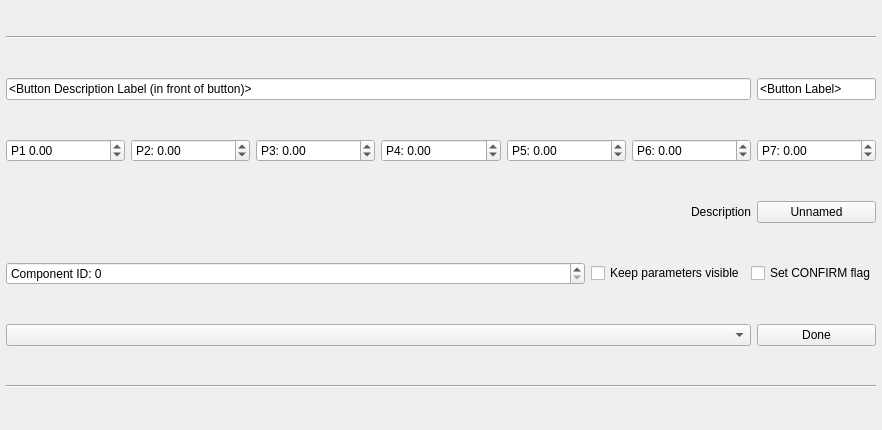
<?xml version="1.0" encoding="UTF-8"?>
<ui version="4.0">
 <class>QGCCommandButton</class>
 <widget class="QWidget" name="QGCCommandButton">
  <property name="geometry">
   <rect>
    <x>0</x>
    <y>0</y>
    <width>882</width>
    <height>430</height>
   </rect>
  </property>
  <property name="windowTitle">
   <string>Form</string>
  </property>
  <layout class="QGridLayout" name="gridLayout" columnstretch="100,0,0,0">
   <property name="leftMargin">
    <number>6</number>
   </property>
   <property name="topMargin">
    <number>3</number>
   </property>
   <property name="rightMargin">
    <number>6</number>
   </property>
   <property name="bottomMargin">
    <number>3</number>
   </property>
   <item row="7" column="0" colspan="3">
    <widget class="QComboBox" name="editCommandComboBox"/>
   </item>
   <item row="7" column="3">
    <widget class="QPushButton" name="editFinishButton">
     <property name="text">
      <string>Done</string>
     </property>
    </widget>
   </item>
   <item row="2" column="3">
    <widget class="QLineEdit" name="editButtonName">
     <property name="text">
      <string>&lt;Button Label&gt;</string>
     </property>
    </widget>
   </item>
   <item row="2" column="0" colspan="3">
    <widget class="QLineEdit" name="editNameLabel">
     <property name="text">
      <string>&lt;Button Description Label (in front of button)&gt;</string>
     </property>
    </widget>
   </item>
   <item row="4" column="3">
    <widget class="QPushButton" name="commandButton">
     <property name="minimumSize">
      <size>
       <width>60</width>
       <height>0</height>
      </size>
     </property>
     <property name="text">
      <string>Unnamed</string>
     </property>
    </widget>
   </item>
   <item row="6" column="0">
    <widget class="QSpinBox" name="editComponentSpinBox">
     <property name="prefix">
      <string>Component ID: </string>
     </property>
     <property name="minimum">
      <number>0</number>
     </property>
     <property name="maximum">
      <number>255</number>
     </property>
    </widget>
   </item>
   <item row="6" column="2" colspan="2">
    <widget class="QCheckBox" name="editConfirmationCheckBox">
     <property name="toolTip">
      <string>Set the confirm flag for this button. Some commands require that first one command is sent without confirm flag and then a second, equal command with confirm flag. This ensures safety.</string>
     </property>
     <property name="text">
      <string>Set CONFIRM flag</string>
     </property>
    </widget>
   </item>
   <item row="3" column="0" colspan="4">
    <layout class="QHBoxLayout" name="horizontalLayout">
     <item>
      <widget class="QDoubleSpinBox" name="editParam1SpinBox">
       <property name="toolTip">
        <string>PARAM1 Value as defined in MAV_CMD list</string>
       </property>
       <property name="statusTip">
        <string>PARAM1 Value as defined in MAV_CMD list</string>
       </property>
       <property name="prefix">
        <string>P1 </string>
       </property>
       <property name="minimum">
        <double>-2147483647.000000000000000</double>
       </property>
       <property name="maximum">
        <double>2147483647.000000000000000</double>
       </property>
      </widget>
     </item>
     <item>
      <widget class="QDoubleSpinBox" name="editParam2SpinBox">
       <property name="toolTip">
        <string>PARAM2 Value as defined in MAV_CMD list</string>
       </property>
       <property name="statusTip">
        <string>PARAM2 Value as defined in MAV_CMD list</string>
       </property>
       <property name="prefix">
        <string>P2: </string>
       </property>
       <property name="minimum">
        <double>-2147483647.000000000000000</double>
       </property>
       <property name="value">
        <double>0.000000000000000</double>
       </property>
      </widget>
     </item>
     <item>
      <widget class="QDoubleSpinBox" name="editParam3SpinBox">
       <property name="toolTip">
        <string>PARAM3 Value as defined in MAV_CMD list</string>
       </property>
       <property name="statusTip">
        <string>PARAM3 Value as defined in MAV_CMD list</string>
       </property>
       <property name="prefix">
        <string>P3: </string>
       </property>
       <property name="minimum">
        <double>-2147483647.000000000000000</double>
       </property>
       <property name="maximum">
        <double>2147483647.000000000000000</double>
       </property>
      </widget>
     </item>
     <item>
      <widget class="QDoubleSpinBox" name="editParam4SpinBox">
       <property name="toolTip">
        <string>PARAM4 Value as defined in MAV_CMD list</string>
       </property>
       <property name="statusTip">
        <string>PARAM4 Value as defined in MAV_CMD list</string>
       </property>
       <property name="prefix">
        <string>P4: </string>
       </property>
       <property name="minimum">
        <double>-2147483647.000000000000000</double>
       </property>
       <property name="maximum">
        <double>2147483647.000000000000000</double>
       </property>
      </widget>
     </item>
     <item>
      <widget class="QDoubleSpinBox" name="editParam5SpinBox">
       <property name="prefix">
        <string>P5: </string>
       </property>
       <property name="minimum">
        <double>-2147483647.000000000000000</double>
       </property>
       <property name="maximum">
        <double>2147483647.000000000000000</double>
       </property>
      </widget>
     </item>
     <item>
      <widget class="QDoubleSpinBox" name="editParam6SpinBox">
       <property name="prefix">
        <string>P6: </string>
       </property>
       <property name="minimum">
        <double>-2147483647.000000000000000</double>
       </property>
       <property name="maximum">
        <double>2147483647.000000000000000</double>
       </property>
      </widget>
     </item>
     <item>
      <widget class="QDoubleSpinBox" name="editParam7SpinBox">
       <property name="prefix">
        <string>P7: </string>
       </property>
       <property name="minimum">
        <double>-2147483647.000000000000000</double>
       </property>
       <property name="maximum">
        <double>2147483647.000000000000000</double>
       </property>
      </widget>
     </item>
    </layout>
   </item>
   <item row="4" column="0" colspan="3">
    <widget class="QLabel" name="nameLabel">
     <property name="minimumSize">
      <size>
       <width>50</width>
       <height>0</height>
      </size>
     </property>
     <property name="text">
      <string>Description</string>
     </property>
     <property name="alignment">
      <set>Qt::AlignRight|Qt::AlignTrailing|Qt::AlignVCenter</set>
     </property>
    </widget>
   </item>
   <item row="6" column="1">
    <widget class="QCheckBox" name="editParamsVisibleCheckBox">
     <property name="text">
      <string>Keep parameters visible</string>
     </property>
    </widget>
   </item>
   <item row="1" column="0" colspan="4">
    <widget class="Line" name="editLine1">
     <property name="minimumSize">
      <size>
       <width>0</width>
       <height>0</height>
      </size>
     </property>
     <property name="orientation">
      <enum>Qt::Horizontal</enum>
     </property>
    </widget>
   </item>
   <item row="8" column="0" colspan="4">
    <widget class="Line" name="editLine2">
     <property name="minimumSize">
      <size>
       <width>0</width>
       <height>0</height>
      </size>
     </property>
     <property name="orientation">
      <enum>Qt::Horizontal</enum>
     </property>
    </widget>
   </item>
  </layout>
 </widget>
 <resources/>
 <connections>
  <connection>
   <sender>editNameLabel</sender>
   <signal>textChanged(QString)</signal>
   <receiver>nameLabel</receiver>
   <slot>setText(QString)</slot>
   <hints>
    <hint type="sourcelabel">
     <x>114</x>
     <y>22</y>
    </hint>
    <hint type="destinationlabel">
     <x>114</x>
     <y>55</y>
    </hint>
   </hints>
  </connection>
 </connections>
</ui>
